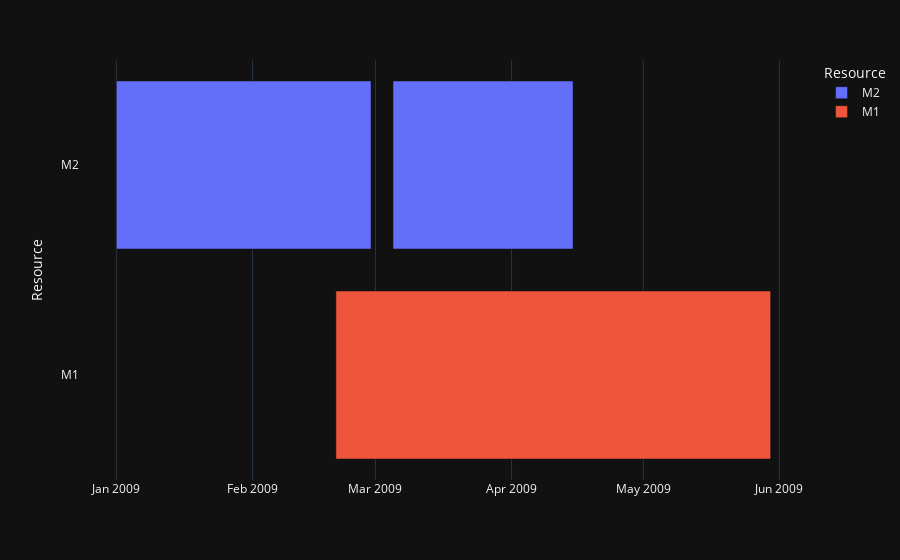

Notebook source saved alongside this figure:
### Code cell
import plotly.express as px
import pandas as pd
import matplotlib.pyplot as plt
import matplotlib.cm as cm
import matplotlib.colors as colors
import csv
from helpers import gantt_chart

df = pd.DataFrame([
    dict(Task="Job A", Start='2009-01-01', Finish='2009-02-28', Resource="M2"),
    dict(Task="Job B", Start='2009-03-05', Finish='2009-04-15', Resource="M2"),
    dict(Task="Job C", Start='2009-02-20', Finish='2009-05-30', Resource="M1")
])

fig = px.timeline(df, x_start="Start", x_end="Finish", y="Resource", color="Resource")
fig.show()

### Figure 1 — Plotly figure (JSON) as saved in the notebook; plotly's stock layout.template omitted (floating-point values rounded to 4 significant figures)
{"data": [{"alignmentgroup": "True", "base": ["2009-01-01", "2009-03-05"], "hovertemplate": "Resource=%{y}<br>Start=%{base}<br>Finish=%{x}<extra></extra>", "legendgroup": "M2", "marker": {"color": "#636efa", "pattern": {"shape": ""}}, "name": "M2", "offsetgroup": "M2", "orientation": "h", "showlegend": true, "textposition": "auto", "x": [5011000000.0, 3542000000.0], "xaxis": "x", "y": ["M2", "M2"], "yaxis": "y", "type": "bar"}, {"alignmentgroup": "True", "base": ["2009-02-20"], "hovertemplate": "Resource=%{y}<br>Start=%{base}<br>Finish=%{x}<extra></extra>", "legendgroup": "M1", "marker": {"color": "#EF553B", "pattern": {"shape": ""}}, "name": "M1", "offsetgroup": "M1", "orientation": "h", "showlegend": true, "textposition": "auto", "x": [8554000000.0], "xaxis": "x", "y": ["M1"], "yaxis": "y", "type": "bar"}], "layout": {"xaxis": {"anchor": "y", "domain": [0.0, 1.0], "type": "date"}, "yaxis": {"anchor": "x", "domain": [0.0, 1.0], "title": {"text": "Resource"}, "categoryorder": "array", "categoryarray": ["M1", "M2"]}, "legend": {"title": {"text": "Resource"}, "tracegroupgap": 0}, "margin": {"t": 60}, "barmode": "overlay"}}
